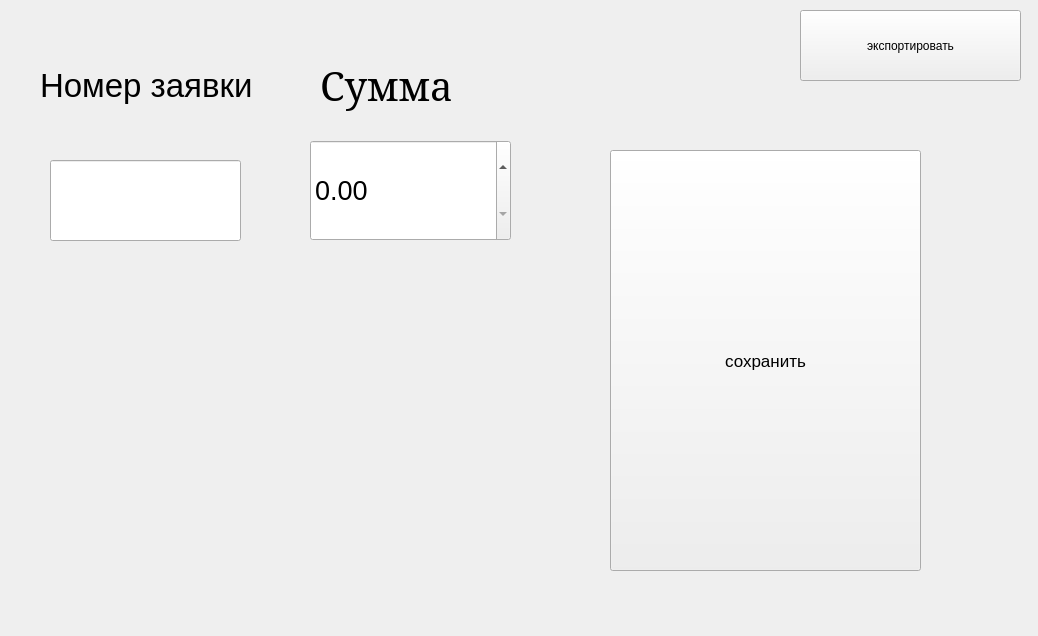
<?xml version="1.0" encoding="UTF-8"?>
<ui version="4.0">
 <class>main_form</class>
 <widget class="QWidget" name="main_form">
  <property name="geometry">
   <rect>
    <x>0</x>
    <y>0</y>
    <width>1038</width>
    <height>636</height>
   </rect>
  </property>
  <property name="windowTitle">
   <string>База с заявками v0.01</string>
  </property>
  <widget class="QPushButton" name="pushButton_save">
   <property name="geometry">
    <rect>
     <x>610</x>
     <y>150</y>
     <width>311</width>
     <height>421</height>
    </rect>
   </property>
   <property name="font">
    <font>
     <pointsize>13</pointsize>
    </font>
   </property>
   <property name="text">
    <string>сохранить</string>
   </property>
  </widget>
  <widget class="QPushButton" name="pushButton_export">
   <property name="geometry">
    <rect>
     <x>800</x>
     <y>10</y>
     <width>221</width>
     <height>71</height>
    </rect>
   </property>
   <property name="text">
    <string>экспортировать</string>
   </property>
  </widget>
  <widget class="QLineEdit" name="lineEdit_number">
   <property name="geometry">
    <rect>
     <x>50</x>
     <y>160</y>
     <width>191</width>
     <height>81</height>
    </rect>
   </property>
   <property name="font">
    <font>
     <pointsize>15</pointsize>
    </font>
   </property>
   <property name="text">
    <string/>
   </property>
  </widget>
  <widget class="QLabel" name="label">
   <property name="geometry">
    <rect>
     <x>40</x>
     <y>50</y>
     <width>241</width>
     <height>71</height>
    </rect>
   </property>
   <property name="font">
    <font>
     <pointsize>25</pointsize>
    </font>
   </property>
   <property name="text">
    <string>Номер заявки</string>
   </property>
  </widget>
  <widget class="QDoubleSpinBox" name="doubleSpinBox_price">
   <property name="geometry">
    <rect>
     <x>310</x>
     <y>140</y>
     <width>201</width>
     <height>101</height>
    </rect>
   </property>
   <property name="font">
    <font>
     <pointsize>20</pointsize>
    </font>
   </property>
  </widget>
  <widget class="QLabel" name="label_2">
   <property name="geometry">
    <rect>
     <x>320</x>
     <y>50</y>
     <width>191</width>
     <height>71</height>
    </rect>
   </property>
   <property name="font">
    <font>
     <family>MS Serif</family>
     <pointsize>30</pointsize>
    </font>
   </property>
   <property name="text">
    <string>Сумма</string>
   </property>
  </widget>
 </widget>
 <resources/>
 <connections/>
</ui>
